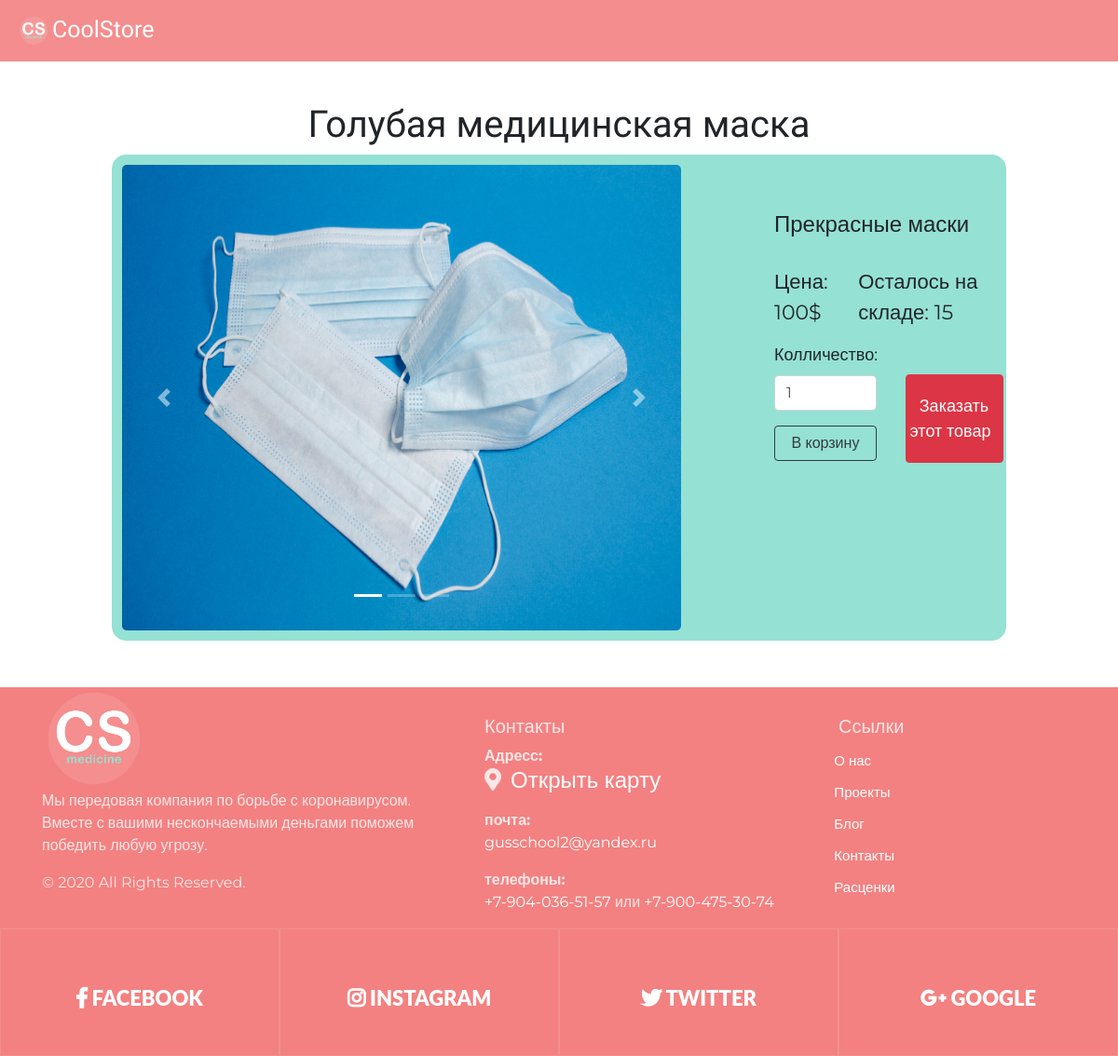
Before: /product/1 with the older database file.
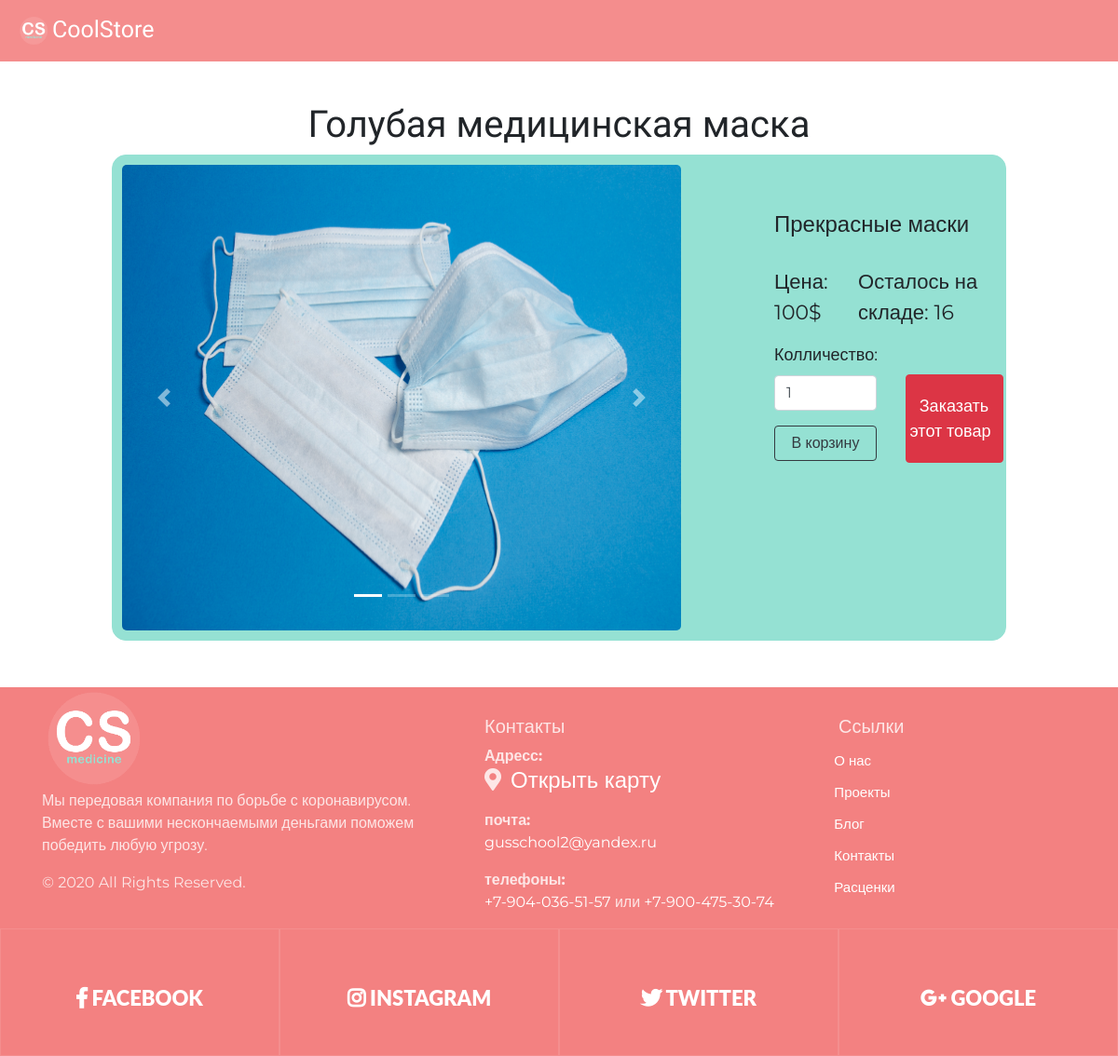
After: the same page with the newer database file.
### data/products.py (models this page shows, shortened)
class Products(SqlAlchemyBase, UserMixin, SerializerMixin):
    __tablename__ = 'products'
    id = sqlalchemy.Column(sqlalchemy.Integer, primary_key=True, autoincrement=True)
    title = sqlalchemy.Column(sqlalchemy.String, nullable=True)
    about = sqlalchemy.Column(sqlalchemy.String, nullable=True)
    price = sqlalchemy.Column(sqlalchemy.Integer, nullable=True)
    existence = sqlalchemy.Column(sqlalchemy.Boolean, default=True)
    still_have = sqlalchemy.Column(sqlalchemy.Integer, nullable=True)

### main.py (the view, shortened to what this page needs)
@app.route('/product/<int:product_id>', methods=['GET', 'POST'])
def product(product_id):
    form = Buy()
    if current_user.is_authenticated:
        filename = get_profile_img()
    else:
        filename = 'profilem'
    sessions = db_session.create_session()
    prod = sessions.query(products.Products).get(product_id)
    return render_template('product.html', prod=prod, filename=filename,
                           basket_count=session.get('basket_count', 0), title=prod.title,
                           form=form)

### main.py
class Buy(FlaskForm):
    count = IntegerField('Колличество:', validators=[DataRequired(), NumberRange(1)],
                         default=1)
    submit = SubmitField('В корзину')

### data/db_session.py (called while the page is built)
def create_session() -> Session:
    global __factory
    return __factory()

### templates/product.html (shortened to what this page needs)
{% extends 'base.html' %}
{% block content %}
<div class="product">
    <div id="demo" class="carousel slide" data-ride="carousel">
        <ul class="carousel-indicators">
            <li data-target="#demo" data-slide-to="0" class="active"></li>
            <li data-target="#demo" data-slide-to="1"></li>
            <li data-target="#demo" data-slide-to="2"></li>
        </ul>
        <div class="carousel-inner">
            <div class="carousel-item active">
                <img src="/static/img/product_icons/{{ prod.id }}_1.jpg" width="600px"
                     height="500px">
            </div>
        </div>
        <a class="carousel-control-prev" href="#demo" data-slide="prev">
            <span class="carousel-control-prev-icon"></span>
        </a>
        <a class="carousel-control-next" href="#demo" data-slide="next">
            <span class="carousel-control-next-icon"></span>
        </a>
    </div>
    <div style="margin: 50px; padding-left: 50px">
        <h4 style="margin-bottom: 30px;">{{ prod.about }}</h4>
        <div style="display: flex;">
            <div style="font-size: 22px; margin-right: 15px;">Цена: {{ prod.price }}$</div>
            <div style="font-size: 22px;">Осталось на складе: {{ prod.still_have }}</div>
        </div>
        <form action="" method="post">
            <div style="display: flex;">
                <div style="display: block">
                    <p>
                    <div style="font-size: 18px">{{ form.count.label }}</div>
                    {{ form.count(type="number", style='width: 110px; margin-bottom: 5px;',
                    class="form-control",
                    id="validationDefault01") }}
                    </p>
                    <p style="margin-top: 0px;">{{ form.submit(type="submit", class="btn
                        btn-outline-dark", style='width: 110px')
                        }}
                    </p>
                </div>
                <a href="/buy_now/{{ prod.id }}" class="btn btn-danger"
                   style="width: 105px; height: 95px; margin-top: 50px; margin-left: 30px;
                   color: white; font-size: 18px; padding-top: 20px; padding-left: 3px;">
                    <div style="margin-left: 8px;">Заказать</div>
                    <div>этот товар</div>
                </a>
            </div>
        </form>
    </div>
</div>
{% endblock %}

### templates/base.html (shortened to what the changed rows need)
<!DOCTYPE html>
<html lang="en">
<head>
    <link rel="stylesheet" href="https://use.fontawesome.com/releases/v5.7.2/css/all.css"
>
    <link rel="stylesheet" href="../../static/css/style.css">
    <link rel="stylesheet"
          href="https://stackpath.bootstrapcdn.com/bootstrap/4.4.1/css/bootstrap.min.css"
>
    <link rel="stylesheet"
          href="https://maxcdn.bootstrapcdn.com/bootstrap/4.1.0/css/bootstrap.min.css">
    <link href="//maxcdn.bootstrapcdn.com/bootstrap/4.1.1/css/bootstrap.min.css" rel="stylesheet"
          id="bootstrap-css">
</head>
<body style="font-family: 'Montserrat', sans-serif;">
<header class="header">
    <nav class="navbar navbar-expand-lg navbar-light" style="background-color: #f38181;">
    </nav>
</header>
<h1 align="center" style="margin-top: 110px; font-family: 'Kaushan Script', cursive;">
    {{ title }}
</h1>
{% block content %}
{% endblock %}
<footer class="section footer-classic context-dark bg-image"
        style="background: #f38181; margin-top: 50px;">
    <div class="container">
    </div>
    <div class="row no-gutters social-container">
    </div>
</footer>
</body>
</html>

Changed rows visible on the page:
changed Products "Голубая медицинская маска": still_have "15" → "16"
